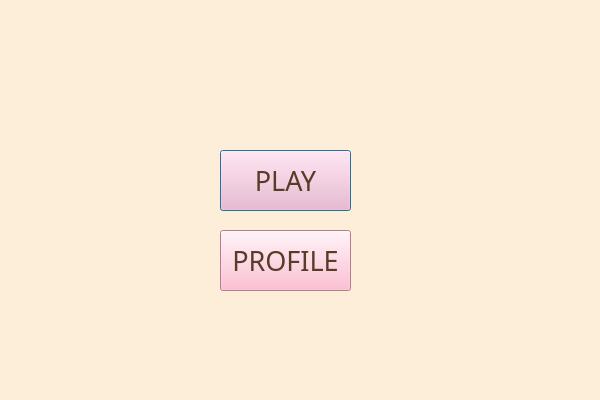
<?xml version="1.0" encoding="UTF-8"?>
<ui version="4.0">
 <class>StartupPageClass</class>
 <widget class="QDialog" name="StartupPageClass">
  <property name="geometry">
   <rect>
    <x>0</x>
    <y>0</y>
    <width>600</width>
    <height>400</height>
   </rect>
  </property>
  <property name="windowTitle">
   <string>StartupPage</string>
  </property>
  <property name="styleSheet">
   <string notr="true"> background-color: #FDEED9;</string>
  </property>
  <widget class="QPushButton" name="playButton">
   <property name="geometry">
    <rect>
     <x>220</x>
     <y>150</y>
     <width>131</width>
     <height>61</height>
    </rect>
   </property>
   <property name="font">
    <font>
     <family>Showcard Gothic</family>
     <pointsize>20</pointsize>
     <bold>false</bold>
    </font>
   </property>
   <property name="layoutDirection">
    <enum>Qt::LayoutDirection::RightToLeft</enum>
   </property>
   <property name="styleSheet">
    <string notr="true">QPushButton {
  background-color: #FFADC6;
  color: #573C27;
 
}

QPushButton:hover {
   background-color: #E34989;
}
</string>
   </property>
   <property name="text">
    <string>PLAY</string>
   </property>
  </widget>
  <widget class="QPushButton" name="profileButton">
   <property name="geometry">
    <rect>
     <x>220</x>
     <y>230</y>
     <width>131</width>
     <height>61</height>
    </rect>
   </property>
   <property name="font">
    <font>
     <family>Showcard Gothic</family>
     <pointsize>20</pointsize>
     <bold>false</bold>
    </font>
   </property>
   <property name="styleSheet">
    <string notr="true">QPushButton {
  background-color: #FFADC6;
  color: #573C27;
 
}

QPushButton:hover {
   background-color: #E34989;
}
</string>
   </property>
   <property name="text">
    <string>PROFILE</string>
   </property>
  </widget>
  <widget class="QLabel" name="label">
   <property name="geometry">
    <rect>
     <x>80</x>
     <y>0</y>
     <width>421</width>
     <height>141</height>
    </rect>
   </property>
   <property name="layoutDirection">
    <enum>Qt::LayoutDirection::LeftToRight</enum>
   </property>
   <property name="styleSheet">
    <string notr="true">QLabel {
    border-image: url(:/Client/WelcomeToTheGame.png);
}</string>
   </property>
   <property name="text">
    <string/>
   </property>
  </widget>
 </widget>
 <layoutdefault spacing="6" margin="11"/>
 <resources>
  <include location="Client.qrc"/>
 </resources>
 <connections/>
</ui>
